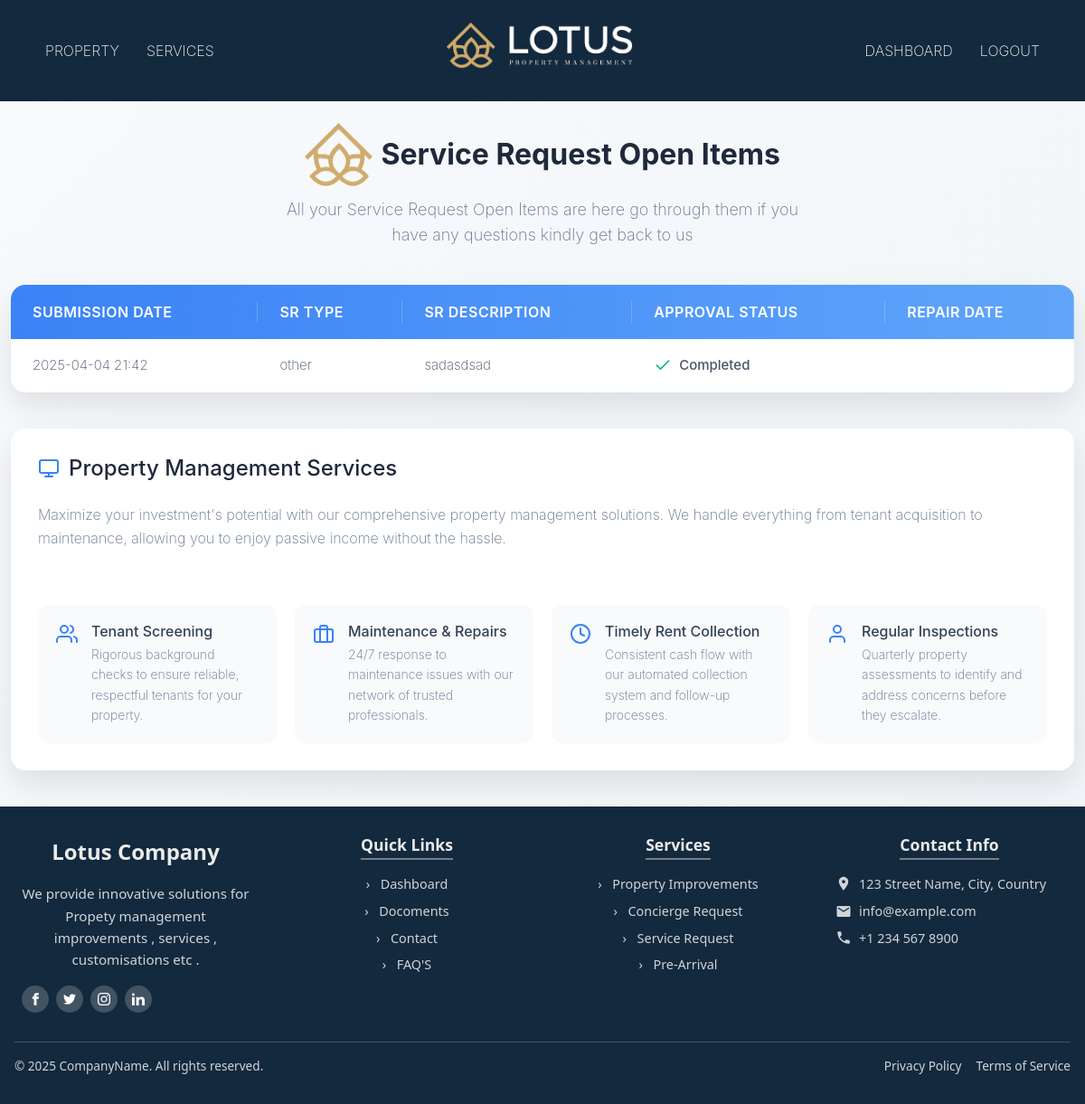
/completed_services (signed in), run on an earlier commit of the app's database.
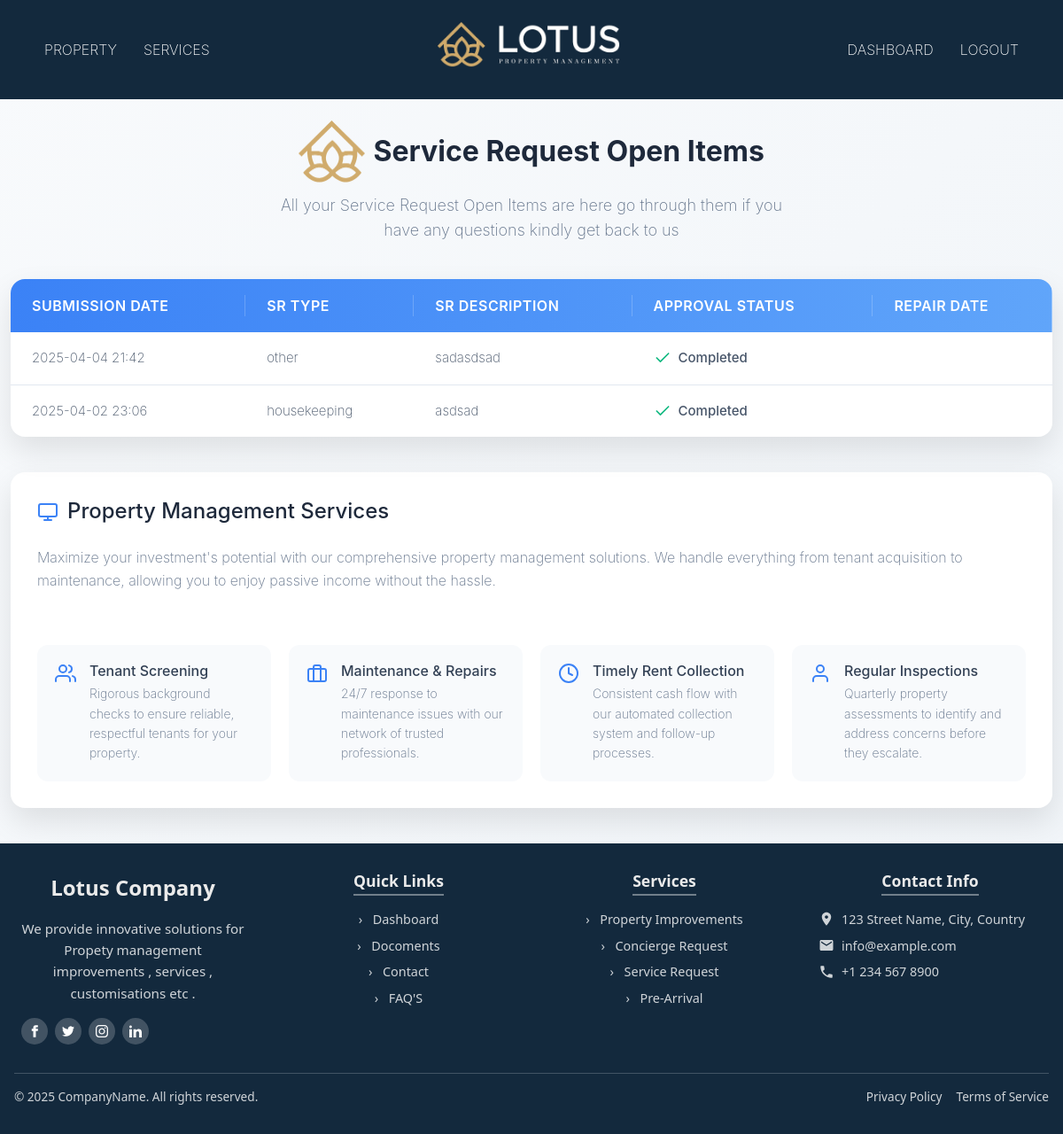
And on a later commit of the database.
### servicedetails/models.py (models this page shows, shortened)
class ServiceRequest(models.Model):
    STATUS_CHOICES = [
        ('pending', 'Pending'),
        ('open', 'Open'),
        ('completed', 'Completed'),
        ('denied', 'Denied'),
    ]
    REQUEST_TYPE_CHOICES = [
        ('interior_residence', 'INTERIOR RESIDENCE'),
        ('exterior_structure', 'EXTERIOR STRUCTURE'),
        ('exterior_grounds', 'EXTERIOR GROUNDS'),
        ('housekeeping', 'HOUSEKEEPING'),
        ('water_features', 'WATER FEATURES'),
        ('storm_preparedness', 'STORM PREPAREDNESS'),
        ('other', 'OTHER'),
    ]
    user = models.ForeignKey(Client, on_delete=models.CASCADE)  # Use Client from mainapp
    request_type = models.CharField(max_length=50, choices=REQUEST_TYPE_CHOICES)  # Updated field
    description = models.TextField()
    status = models.CharField(max_length=10, choices=STATUS_CHOICES, default='pending')
    vendor = models.ForeignKey(Vendor, on_delete=models.SET_NULL, null=True, blank=True)  # Use Vendor from mainapp
    created_at = models.DateTimeField(auto_now_add=True)

### mainapp/views.py (the view)
# urls.py: path('completed_services', completed_services, name='completed_services'),  # ✅ Added service request URL
def completed_services(request):
    client_id = request.session.get("client_id")
    if not client_id:
        return redirect("mainapp:client_login")  # Redirect if not logged in
    try:
        client = Client.objects.get(id=client_id)  # Fetch the client instance
    except Client.DoesNotExist:
        return redirect("mainapp:client_login")
    service_requests = ServiceRequest.objects.filter(user=client, status='completed').order_by('-created_at')
    return render(request, 'services/allservices/completed_services.html', {'service_requests': service_requests})

### template/services/allservices/completed_services.html (shortened to what the changed rows need)
{% extends "outbase.html" %}
{% load static %}
{% block content %}
    <div class="container">
        <div class="table-container">
            <table class="services-table">
                <thead>
                    <tr>
                        <th>Submission Date</th>
                        <th>SR Type</th>
                        <th>SR Description</th>
                        <th>Approval Status</th>
                        <th>Repair Date</th>
                    </tr>
                </thead>
                <tbody>
                    {% for request in service_requests %}
                    <tr class="{% if request.status == 'open' %}active{% endif %}">
                        <td>{{ request.created_at|date:"Y-m-d H:i" }}</td>
                        <td>{{ request.request_type }}</td>
                        <td>{{ request.description }}</td>
                        <td class="availability-badge">
                            {% if request.status == 'completed' %}
                                <svg xmlns="http://www.w3.org/2000/svg" width="20" height="20" viewBox="0 0 24 24" fill="none" stroke="#10b981" stroke-width="2" stroke-linecap="round" stroke-linejoin="round">
                                    <polyline points="20 6 9 17 4 12"></polyline>
                                </svg>
                                Completed
                            {% elif request.status == 'pending' %}
                                <svg xmlns="http://www.w3.org/2000/svg" width="20" height="20" viewBox="0 0 24 24" fill="none" stroke="orange" stroke-width="2" stroke-linecap="round" stroke-linejoin="round">
                                    <circle cx="12" cy="12" r="10"></circle>
                                </svg>
                                Pending
                            {% elif request.status == 'denied' %}
                                <svg xmlns="http://www.w3.org/2000/svg" width="20" height="20" viewBox="0 0 24 24" fill="none" stroke="red" stroke-width="2" stroke-linecap="round" stroke-linejoin="round">
                                    <line x1="18" y1="6" x2="6" y2="18"></line>
                                    <line x1="6" y1="6" x2="18" y2="18"></line>
                                </svg>
                                Denied
                            {% else %}
                                <svg xmlns="http://www.w3.org/2000/svg" width="20" height="20" viewBox="0 0 24 24" fill="none" stroke="#6b7280" stroke-width="2" stroke-linecap="round" stroke-linejoin="round">
                                    <circle cx="12" cy="12" r="10"></circle>
                                </svg>
                                Open
                            {% endif %}
                        </td>
                        <td>{{ request.user.name }}</td>
                    </tr>
                    {% empty %}
                    <tr>
                        <td colspan="4">No service requests found.</td>
                    </tr>
                    {% endfor %}
                </tbody>
            </table>
        </div>
        <div class="service-details">
            <h2>
                Property Management Services
            </h2>
        </div>
    </div>
{% endblock content %}

What changed in the data, as far as the page shows it:
now on this page (row edited): ServiceRequest: created_at "2025-04-02 23:06", request_type "housekeeping", description "asdsad", status "completed" (drawn)
